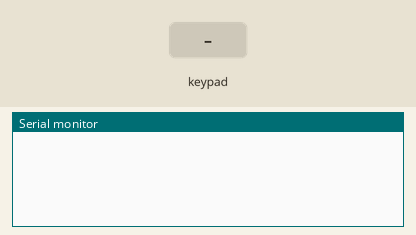
This sketch was run on a simulated Arduino Mega 2560, built with avr-gcc and run on an emulated ATmega2560. On the bench: the last lines printed to the serial monitor. The inputs (shaded band) are chosen by the test bench.

Above: at 1.2 s.
1.3 s: key '1' pressed
At 1.6 s:
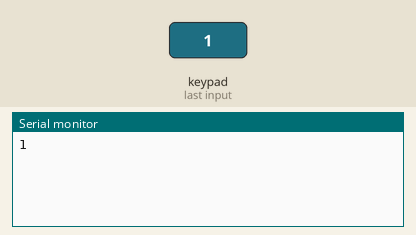
2.8 s: key 'A' pressed
At 4.0 s:
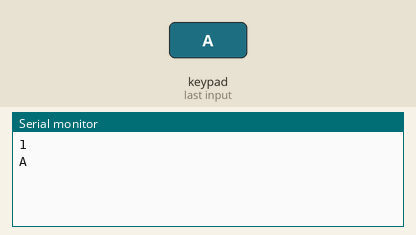
4.3 s: key 'q' pressed
At 5.3 s:
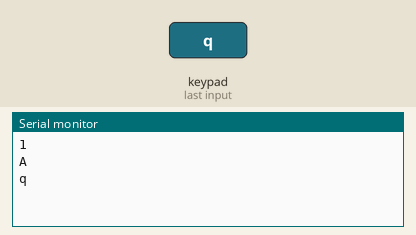
5.8 s: key 'w' pressed
At 6.5 s:
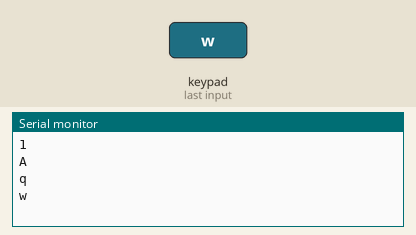
7.3 s: key 'e' pressed
At 8.5 s:
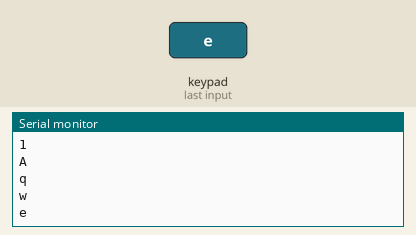
8.8 s: key 'r' pressed
At 9.7 s:
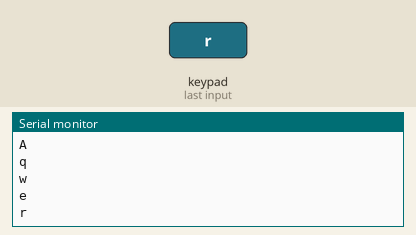

Measured:
- after the input at 1.3 s, the serial monitor: prints a new line at once (image 1)
- after the input at 2.8 s, the serial monitor: prints a new line at once (image 2)
- after the input at 4.3 s, the serial monitor: prints a new line at once (image 3)
- after the input at 5.8 s, the serial monitor: prints a new line at once (image 4)
- after the input at 7.3 s, the serial monitor: prints a new line at once (image 5)
- after the input at 8.8 s, the serial monitor: prints a new line at once (image 6)

The sketch:

Teclado4x12.ino
```cpp
// Keypad 4x12 Inputting data

#include <Keypad.h>

const byte numRows= 4; //number of rows on the keypad
const byte numCols= 12; //number of columns on the keypad

//keymap defines the key pressed according to the row and columns just as appears on the keypad
char keymap[numRows][numCols]=
{
{'1', '2', '3', 'A', 'q', 'w', 'e', 'r', 'Q', 'W', 'E', 'R'},
{'4', '5', '6', 'B', 's', 'd', 'f', 'g', 'S', 'Y', 'F', 'G'},
{'7', '8', '9', 'C', 'z', 'x', 'c', 'v', 'Z', 'X', 'P', 'V'},
{'*', '0', '#', 'D', 'j', 'k', 'l', 'o', 'J', 'K', 'L', 'O'}
};

//Code that shows the the keypad connections to the arduino terminals
byte rowPins[numRows] = {52, 50, 48,46}; //Rows 0 to 3
byte colPins[numCols]= {44, 42, 40, 38, 36, 34, 32, 30, 28, 26, 24, 22}; //Columns 0 to 3

//initializes an instance of the Keypad class
Keypad myKeypad= Keypad(makeKeymap(keymap), rowPins, colPins, numRows, numCols);

void setup()
{
Serial.begin(9600);
}

//If key is pressed, this key is stored in 'keypressed' variable
//If key is not equal to 'NO_KEY', then this key is printed out
//if count=17, then count is reset back to 0 (this means no key is pressed during the whole keypad scan process
void loop()
{
char keypressed = myKeypad.getKey();
if (keypressed != NO_KEY)
{
Serial.println(keypressed);
}
}
```
